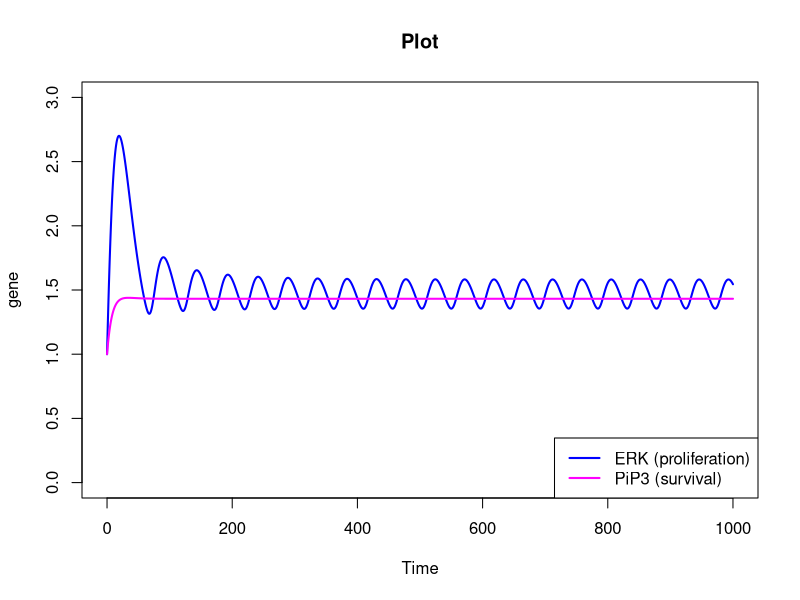
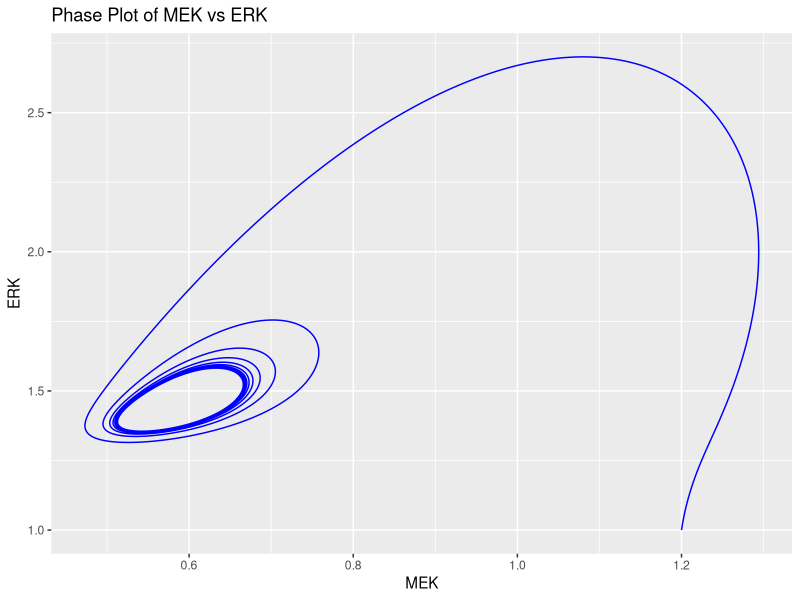
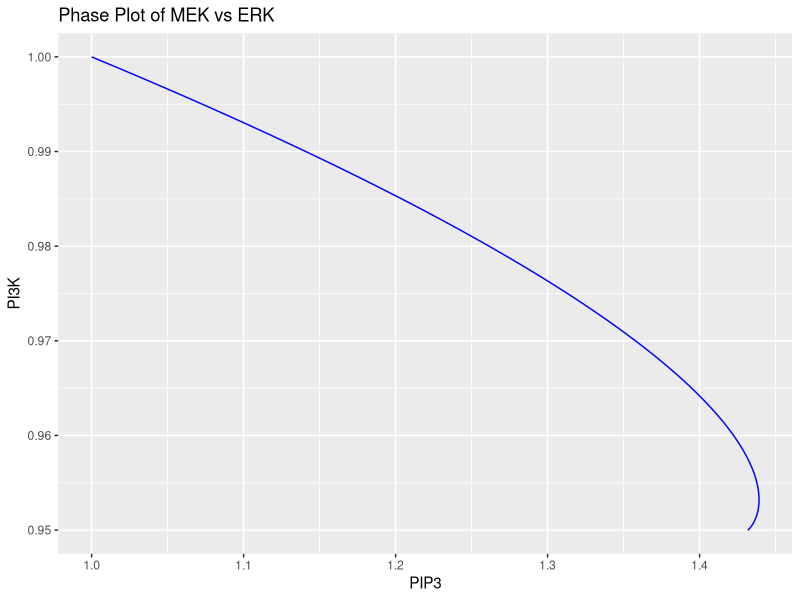

The R script that drew these images, in order:
rm(list=ls())

library(deSolve)
library(ggplot2)


########### MAPK pathway and Akt pathway #############
#Y --> X

params <- c(BRAF = 0.005, NRAS =0.01, Ras = 0.5, PTEN = 0.8,
            beta_ras = 0.4,
            beta_nras = 0.25,
            beta_braf = 6, beta_raf = 0.1,
            beta_nras1 = 0.1, beta_ras1 = 0.15, beta_pi3k = 0.25,
            beta_pten = 0.1,
            beta_mek = 0.25,
            
            alpha_raf = 0.05, alpha_mek = 0.1, alpha_erk = 0.1,
            alpha_pi3k = 0.08, alpha_pip3 = 0.11
)

# Define the initial conditions
initial_conditions <- c(Raf = 1, 
                        MEK = 1.2, 
                        PI3K = 1, 
                        PIP3 = 1,
                        ERK = 1)

# Define the time sequence for the simulation
times <- seq(0, 1000, by = 0.1)

# Define the ODE function
MAPK_pathway <- function(time, state, parameters) {
  with(as.list(c(state, parameters)), {
    
    # ODEs for MAPK pathway
    # dRaf <- beta_nras * NRAS + beta_ras * Ras - alpha_raf * Raf
    dRaf <- 1/(1+(ERK/1.3)^30)* beta_ras * Ras + beta_nras * NRAS - alpha_raf * Raf
    
    dMEK <- beta_braf * BRAF + beta_raf * Raf - alpha_mek * MEK
    
    dERK <- beta_mek * MEK - alpha_erk * ERK
    
    # ODEs for Akt pathway
    dPI3K <- beta_nras1 * NRAS + beta_ras1 * Ras - alpha_pi3k * PI3K
    
    dPIP3 <- beta_pi3k * PI3K - beta_pten * PTEN - alpha_pip3 * PIP3
    
    
    
    return(list(c(dRaf, dMEK, dPI3K, dPIP3, dERK)))
  })
}

out <- ode(y = initial_conditions, times = times, func = MAPK_pathway, parms = params)

out_df <- as.data.frame(out)



par(mfrow = c(1,1))
#plot(out_df$time, out_df$MEK, type = "l", col = "blue",lwd=2, main = "Plot", xlab = "Time", ylab = "gene", ylim=c(0,4))   
plot(out_df$time, out_df$ERK, type = "l", col = "blue",lwd=2, main = "Plot", 
     xlab = "Time", ylab = "gene", ylim=c(0,3))
#lines(out_df$time, out_df$PI3K, col = "green",lwd=1)
lines(out_df$time, out_df$PIP3, col = "magenta",lwd=2)
#lines(out_df$time, out_df$Raf, col = "orange",lwd=1)
#lines(out_df$time, out_df$ERK, col = "red",lwd=2)
legend("bottomright", legend=c("ERK (proliferation)","PiP3 (survival)"), col = c("blue","magenta"), lty = 1,lwd=2)

# Plot MEK vs. ERK to explore phase behavior
ggplot(out_df, aes(x = MEK, y = ERK)) +
  geom_path(color = "blue") +
  labs(title = "Phase Plot of MEK vs ERK",
       x = "MEK",
       y = "ERK")

# Plot MEK vs. ERK to explore phase behavior
ggplot(out_df, aes(x = PIP3, y = PI3K)) +
  geom_path(color = "blue") +
  labs(title = "Phase Plot of MEK vs ERK",
       x = "PIP3",
       y = "PI3K")
